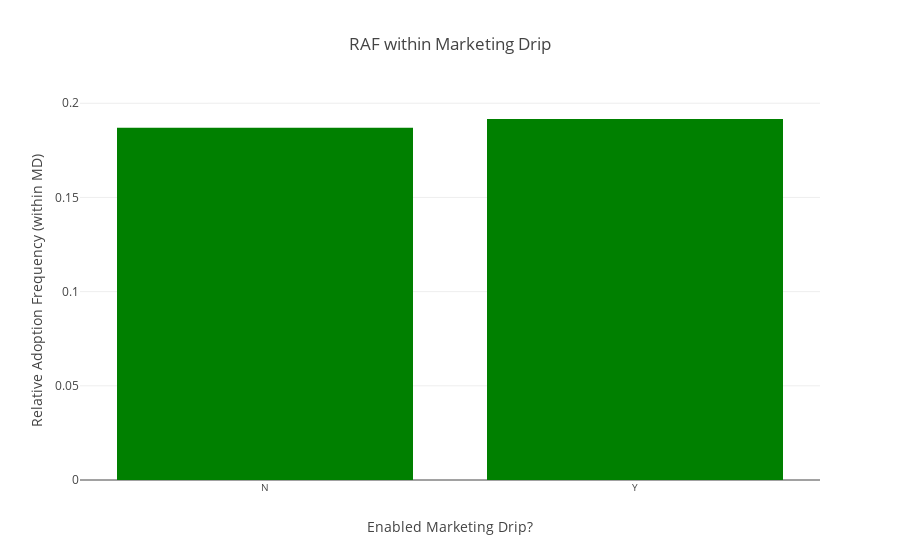

The code cell stored with this chart in its notebook:
### Code cell
trace = go.Bar(
    x=list(md_dict.keys()),
    y=list(md_dict.values()),
    marker = dict(color='green')
)

data=[trace]

layout = dict(title = 'RAF within Marketing Drip',
              yaxis = dict(title = 'Relative Adoption Frequency (within MD)'),
              xaxis = dict(title='Enabled Marketing Drip?',
                           tickfont=dict(size=10))
              )

fig = dict(data=data, layout=layout)
iplot(fig, filename='md-isa-freq')

### Figure 1 — Plotly figure (JSON) as saved in the notebook; plotly's stock layout.template omitted (floating-point values rounded to 4 significant figures)
{"data": [{"marker": {"color": "green"}, "type": "bar", "x": ["N", "Y"], "y": [0.187, 0.1916]}], "layout": {"title": "RAF within Marketing Drip", "xaxis": {"tickfont": {"size": 10}, "title": "Enabled Marketing Drip?"}, "yaxis": {"title": "Relative Adoption Frequency (within MD)"}}}
